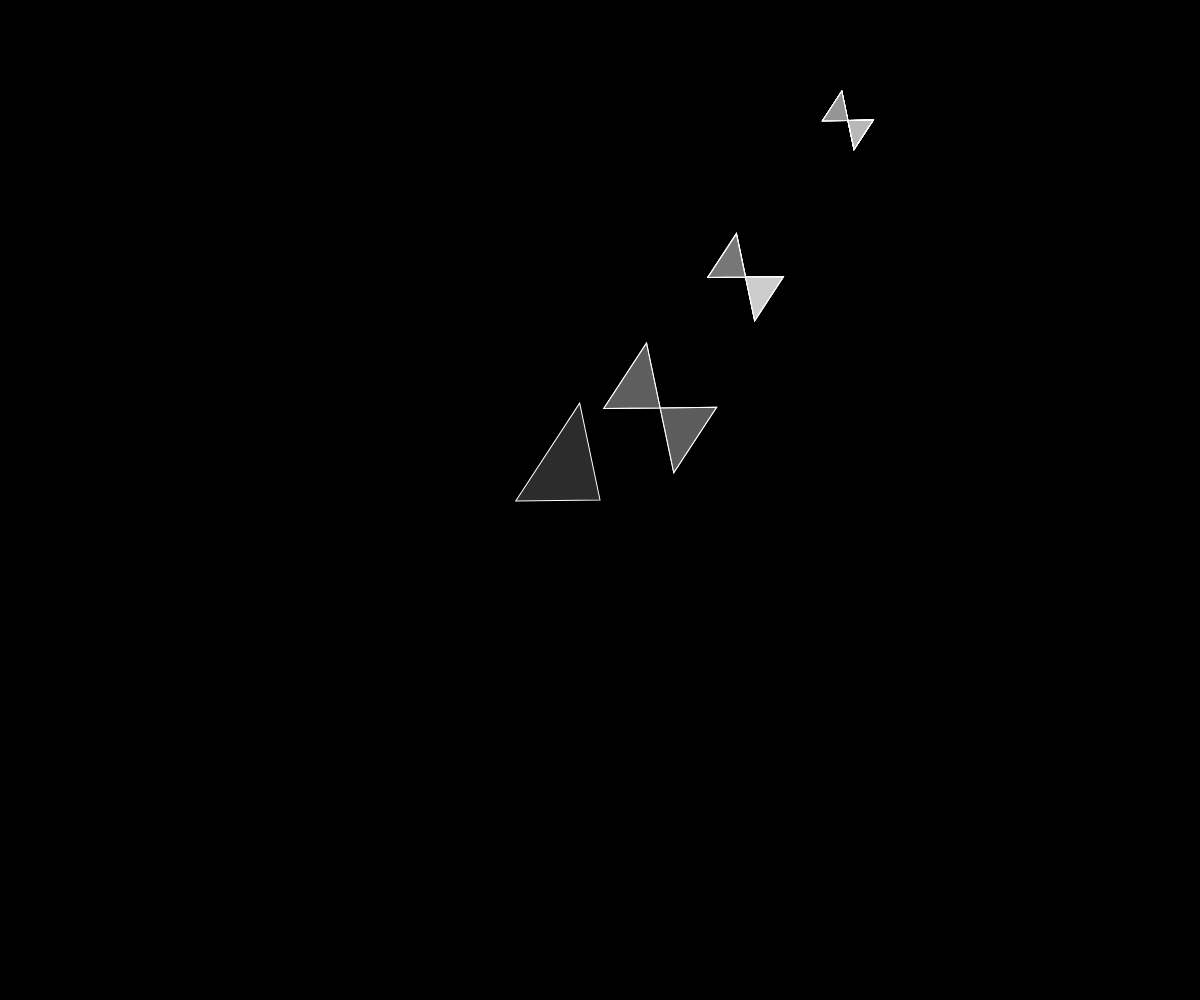
Frame 1 (no input)
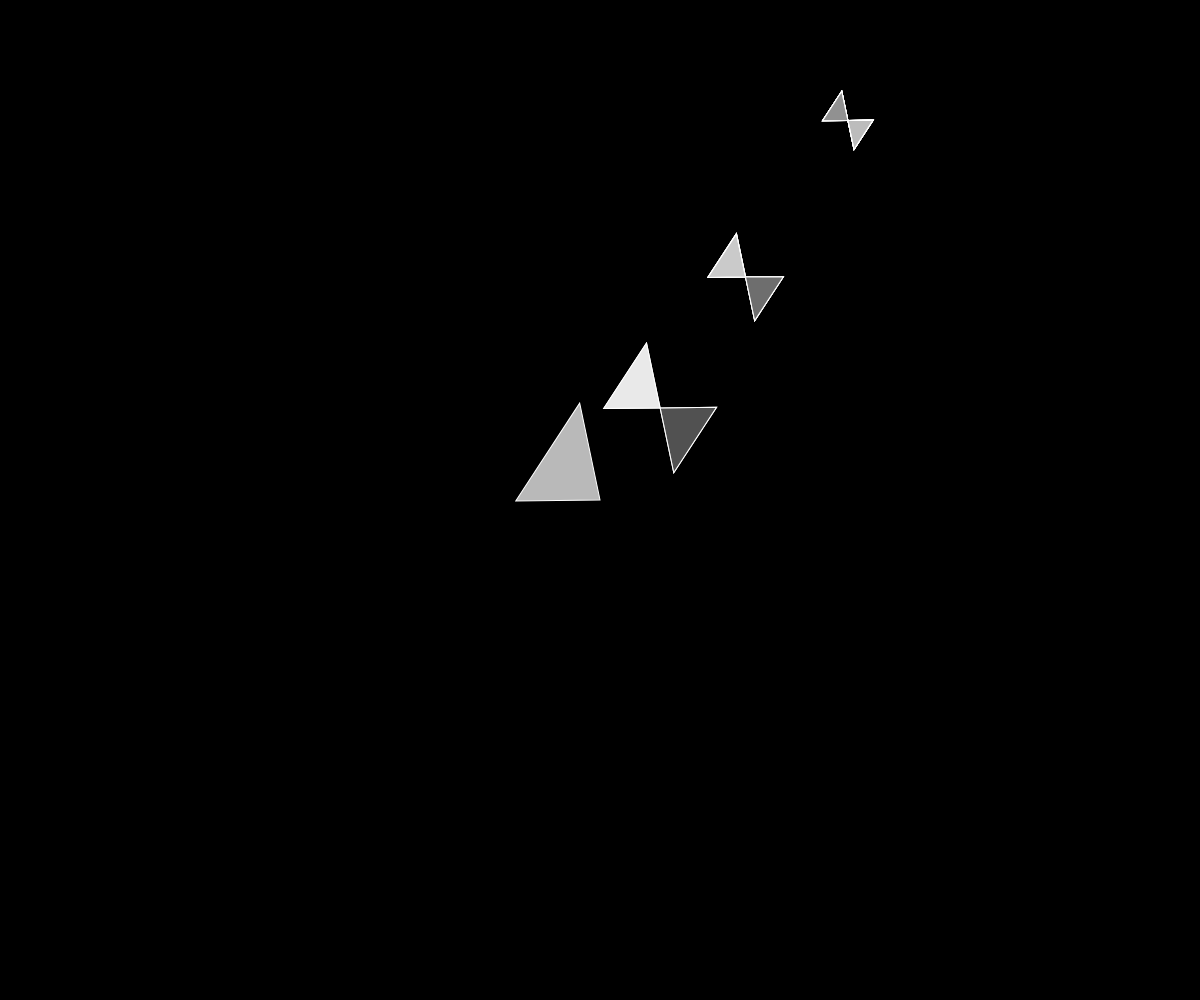
Frame 60 (no input)
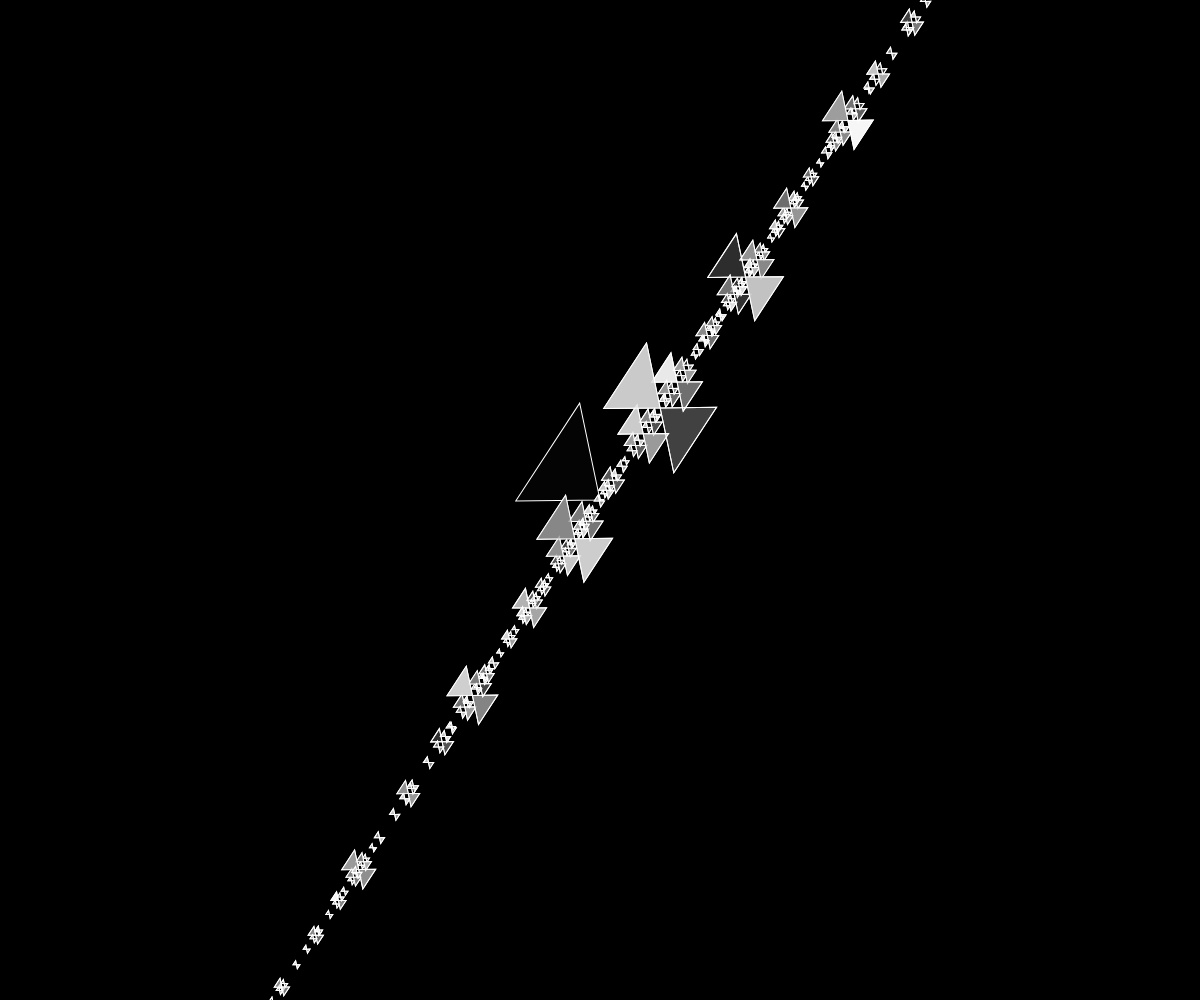
Frame 120 (the mouse pressed at the canvas centre since frame 60)

The p5.js sketch that drew these frames (run headless with seeded random() and noise() and a simulated clock; from frame 60 on, the mouse is pressed at the canvas centre):

// p5.js sketch
// ── sketch.js
function setup() {
  createCanvas(windowWidth, windowHeight);
  //frameRate(6);
}

function draw() {
  background(0);
  stroke(255);
  translate(width/2,height/2);
  
  for(let i=0;i<360;i++){
  rotate(i);
  }
  
  //rotate(frameCount);
  branch(70);
  
}

function branch(len){
  let newAng = map(mouseY , 0 , height, 0, TWO_PI);
  //line(0,0,0,-len);
  fill(random(100,255),random(255));
  triangle(0,0,len,-len*0.67,len,len);
  push();
  translate(0,-len + height/4);
  //push();

  //push();
  if(len>4){
  translate(0,-len);

  rotate(newAng);
  branch(len*0.67);
 
  rotate(-newAng);
  branch(len*0.67)

  rotate(newAng);
  branch(-len*0.67)

  rotate(-newAng);
  branch(-len*0.67)
  
  }

  pop();
}
